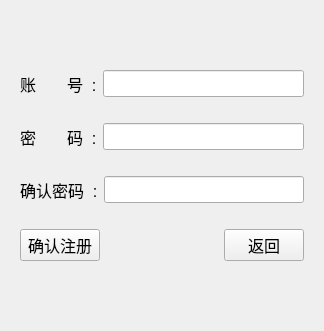
<?xml version="1.0" encoding="UTF-8"?>
<ui version="4.0">
 <class>LoginDialog</class>
 <widget class="QDialog" name="LoginDialog">
  <property name="geometry">
   <rect>
    <x>0</x>
    <y>0</y>
    <width>324</width>
    <height>331</height>
   </rect>
  </property>
  <property name="windowTitle">
   <string>登录</string>
  </property>
  <property name="windowIcon">
   <iconset resource="res_Icon.qrc">
    <normaloff>:/icon/res/icons/login_icon.bmp</normaloff>:/icon/res/icons/login_icon.bmp</iconset>
  </property>
  <layout class="QVBoxLayout" name="verticalLayout_3">
   <item>
    <widget class="QStackedWidget" name="stackedWidget">
     <property name="currentIndex">
      <number>1</number>
     </property>
     <widget class="QWidget" name="loginPage">
      <layout class="QVBoxLayout" name="verticalLayout">
       <item>
        <spacer name="verticalSpacer">
         <property name="orientation">
          <enum>Qt::Vertical</enum>
         </property>
         <property name="sizeHint" stdset="0">
          <size>
           <width>20</width>
           <height>104</height>
          </size>
         </property>
        </spacer>
       </item>
       <item>
        <layout class="QHBoxLayout" name="horizontalLayout_2">
         <item>
          <widget class="QLabel" name="m_luserLabel">
           <property name="font">
            <font>
             <pointsize>12</pointsize>
            </font>
           </property>
           <property name="text">
            <string>账号  :</string>
           </property>
          </widget>
         </item>
         <item>
          <widget class="QLineEdit" name="m_luser">
           <property name="font">
            <font>
             <pointsize>12</pointsize>
            </font>
           </property>
           <property name="placeholderText">
            <string>请输入账号</string>
           </property>
          </widget>
         </item>
        </layout>
       </item>
       <item>
        <widget class="QLabel" name="m_luserTip">
         <property name="text">
          <string/>
         </property>
        </widget>
       </item>
       <item>
        <layout class="QHBoxLayout" name="horizontalLayout_3">
         <item>
          <widget class="QLabel" name="m_lpwLabel">
           <property name="font">
            <font>
             <pointsize>12</pointsize>
            </font>
           </property>
           <property name="text">
            <string>密码  :</string>
           </property>
          </widget>
         </item>
         <item>
          <widget class="QLineEdit" name="m_lpw">
           <property name="font">
            <font>
             <pointsize>12</pointsize>
            </font>
           </property>
           <property name="echoMode">
            <enum>QLineEdit::Password</enum>
           </property>
           <property name="placeholderText">
            <string>请输入密码</string>
           </property>
          </widget>
         </item>
        </layout>
       </item>
       <item>
        <widget class="QLabel" name="m_lpwTip">
         <property name="text">
          <string/>
         </property>
        </widget>
       </item>
       <item>
        <layout class="QHBoxLayout" name="horizontalLayout">
         <item>
          <widget class="QPushButton" name="m_loginButton">
           <property name="font">
            <font>
             <pointsize>12</pointsize>
            </font>
           </property>
           <property name="text">
            <string>登录</string>
           </property>
          </widget>
         </item>
         <item>
          <spacer name="horizontalSpacer">
           <property name="orientation">
            <enum>Qt::Horizontal</enum>
           </property>
           <property name="sizeHint" stdset="0">
            <size>
             <width>40</width>
             <height>20</height>
            </size>
           </property>
          </spacer>
         </item>
         <item>
          <widget class="QPushButton" name="m_registerButton">
           <property name="font">
            <font>
             <pointsize>12</pointsize>
            </font>
           </property>
           <property name="text">
            <string>注册</string>
           </property>
          </widget>
         </item>
        </layout>
       </item>
       <item>
        <spacer name="verticalSpacer_2">
         <property name="orientation">
          <enum>Qt::Vertical</enum>
         </property>
         <property name="sizeHint" stdset="0">
          <size>
           <width>20</width>
           <height>103</height>
          </size>
         </property>
        </spacer>
       </item>
      </layout>
     </widget>
     <widget class="QWidget" name="registerPage">
      <layout class="QVBoxLayout" name="verticalLayout_2">
       <item>
        <spacer name="verticalSpacer_3">
         <property name="orientation">
          <enum>Qt::Vertical</enum>
         </property>
         <property name="sizeHint" stdset="0">
          <size>
           <width>20</width>
           <height>20</height>
          </size>
         </property>
        </spacer>
       </item>
       <item>
        <layout class="QHBoxLayout" name="horizontalLayout_5">
         <item>
          <widget class="QLabel" name="m_ruserLabel">
           <property name="font">
            <font>
             <pointsize>12</pointsize>
            </font>
           </property>
           <property name="text">
            <string>账       号  :</string>
           </property>
          </widget>
         </item>
         <item>
          <widget class="QLineEdit" name="m_ruser">
           <property name="font">
            <font>
             <pointsize>12</pointsize>
            </font>
           </property>
          </widget>
         </item>
        </layout>
       </item>
       <item>
        <widget class="QLabel" name="m_ruserTip">
         <property name="text">
          <string/>
         </property>
        </widget>
       </item>
       <item>
        <layout class="QHBoxLayout" name="horizontalLayout_6">
         <item>
          <widget class="QLabel" name="m_rpwLabel">
           <property name="font">
            <font>
             <pointsize>12</pointsize>
            </font>
           </property>
           <property name="text">
            <string>密       码  :</string>
           </property>
          </widget>
         </item>
         <item>
          <widget class="QLineEdit" name="m_rpw">
           <property name="font">
            <font>
             <pointsize>12</pointsize>
            </font>
           </property>
           <property name="echoMode">
            <enum>QLineEdit::Password</enum>
           </property>
          </widget>
         </item>
        </layout>
       </item>
       <item>
        <widget class="QLabel" name="m_rpwTip">
         <property name="text">
          <string/>
         </property>
        </widget>
       </item>
       <item>
        <layout class="QHBoxLayout" name="horizontalLayout_7">
         <item>
          <widget class="QLabel" name="m_rewriteLabel">
           <property name="font">
            <font>
             <pointsize>12</pointsize>
            </font>
           </property>
           <property name="text">
            <string>确认密码  :</string>
           </property>
          </widget>
         </item>
         <item>
          <widget class="QLineEdit" name="m_rewrite">
           <property name="font">
            <font>
             <pointsize>12</pointsize>
            </font>
           </property>
           <property name="echoMode">
            <enum>QLineEdit::Password</enum>
           </property>
          </widget>
         </item>
        </layout>
       </item>
       <item>
        <widget class="QLabel" name="m_rewriteTip">
         <property name="text">
          <string/>
         </property>
        </widget>
       </item>
       <item>
        <layout class="QHBoxLayout" name="horizontalLayout_4">
         <item>
          <widget class="QPushButton" name="m_confirmRegister">
           <property name="font">
            <font>
             <pointsize>12</pointsize>
            </font>
           </property>
           <property name="text">
            <string>确认注册</string>
           </property>
          </widget>
         </item>
         <item>
          <spacer name="horizontalSpacer_2">
           <property name="orientation">
            <enum>Qt::Horizontal</enum>
           </property>
           <property name="sizeHint" stdset="0">
            <size>
             <width>40</width>
             <height>20</height>
            </size>
           </property>
          </spacer>
         </item>
         <item>
          <widget class="QPushButton" name="m_returnLogin">
           <property name="font">
            <font>
             <pointsize>12</pointsize>
            </font>
           </property>
           <property name="text">
            <string>返回</string>
           </property>
          </widget>
         </item>
        </layout>
       </item>
       <item>
        <spacer name="verticalSpacer_4">
         <property name="orientation">
          <enum>Qt::Vertical</enum>
         </property>
         <property name="sizeHint" stdset="0">
          <size>
           <width>20</width>
           <height>13</height>
          </size>
         </property>
        </spacer>
       </item>
      </layout>
     </widget>
    </widget>
   </item>
  </layout>
 </widget>
 <resources>
  <include location="res_Icon.qrc"/>
 </resources>
 <connections/>
</ui>
